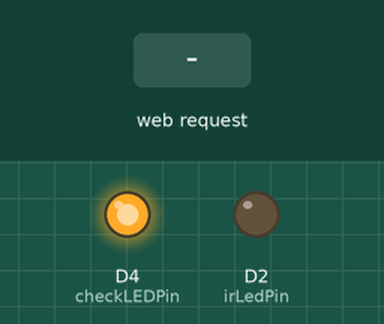
Recording of a sketch running on a simulated ESP8266 (NodeMCU). On the bench: output pins drawn as LEDs (lit = HIGH). The test bench sets the inputs (shaded band). WiFi joins after 1.5 s; servers stay silent unless stated; what the sketch prints to the serial monitor is not drawn.

Above: at 1.7 s.
At 3.0 s:
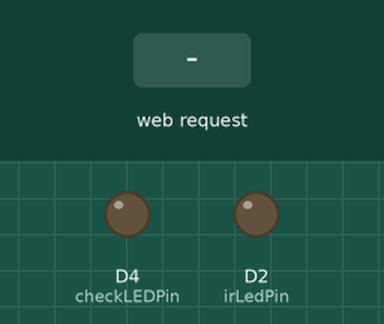
3.1 s: HTTP request GET /cmd/ received
At 3.8 s:
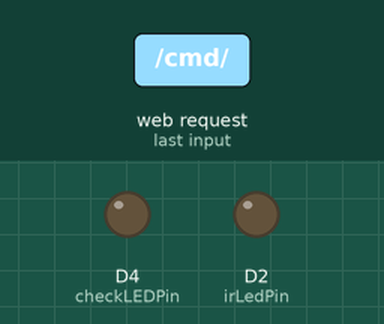
Timing chart, 0 to 6.1 s (numbered marks = the images above; inputs shaded):
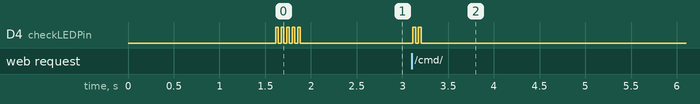

The sketch:

NodeMCU_ACRemoteTCP.ino
```cpp
#include <OneWire.h>
#include <IRremoteESP8266.h>
#include <IRremoteInt.h>

#include <ESP8266WiFi.h>
#include <WiFiUdp.h>

// TCP server settings
WiFiServer server(80);
bool irCommandPresent = false;
char packetBuffer[39];

// MAXIMUM SIZE OF THE PAYLOAD
#define MAX_PAYLOAD 20

#define PAYLOAD_SIZE 19

#define INTRO_SIZE 8

// payload description -- IR commands timings and info
const int freq = 38; // 38 KHz
const int irOne = 1300;
const int irZero = 400;
const int irSpace = 400;
const int irSeparator = 9800;
const int irLock1 = 3500;
const int irLock2 = 1700;
const byte irIntro[INTRO_SIZE] = {
  0x40, 0x04, 0x07, 0x20,
  0x00, 0x00, 0x00, 0x60
}; // hexadecimal code for opening sequence

byte payload[PAYLOAD_SIZE];

boolean expectData = false;

byte command = 0;
boolean commandProcessed = false;
long timeout;
unsigned char message[20];

long usbTimeoutMs = 1000;


const int checkLEDPin = D4;
const int irLedPin = D2;
int inputIndex = 0;

// IR sender (from IRremote.h) - sets the pin and PWM properly
IRsend irsend(irLedPin);

void okResponse(WiFiClient client) {
  client.println("HTTP/1.1 200 OK");
  client.println("Content-Type: application/json");
  client.println();
  client.println("{\"message\":\"Ok\"}");
}

void badRequestResponse(WiFiClient client) {
  client.println("HTTP/1.1 400 Bad Request");
  client.println("Content-Type: application/json");
  client.println();
  client.println("{\"message\":\"Bad request\"}");
}

void flashLED() {
  flashLED(1);
}

void flashLED(int times) {
  for (int i = 0 ; i < times ; i++) {
    digitalWrite(checkLEDPin, HIGH);
    delay (30);
    digitalWrite(checkLEDPin, LOW);
    if (i < times - 1) {
      delay(30);
    }
  }
}

void setup() {
  Serial.begin(115200);
  delay(10);
  WiFi.hostname("AC Remote");
  WiFi.begin("The-LAN-Before-Time", "freewifi");

  Serial.println("");
  Serial.print("Connecting");
  while (WiFi.status() != WL_CONNECTED) {
    delay(200);
    Serial.print(".");
  }

  Serial.println("");
  Serial.println("WiFi connected");

  // Start the server
  server.begin();
  Serial.println("Server started");

  // Print the IP address
  Serial.println(WiFi.localIP());

  pinMode(irLedPin, OUTPUT);
  pinMode(checkLEDPin, OUTPUT);
  flashLED(5);
}

void loop() {
  processPrevRequest();
  processNextRequest();
}

void emitIRCommand(byte* payload, int payloadSize) {
  Serial.println("Emitting");
  int l = 0;
  // set the PWM for the LED to 38KHz
  irsend.enableIROut(38);
  // send the Lock sequence
  irsend.mark(irLock1);
  irsend.space(irLock2);

  // send the intro part
  for (int s = 0 ; s < INTRO_SIZE ; s++ ) {
    for (int i = 7 ; i >= 0 ; i--) { // Most Significant Bit comes first
      irsend.mark(irSpace);
      irsend.space((irIntro[s] >> i) &  1 == 1 ? irOne : irZero);
    }
  }
  // send the separators and Lock sequence
  irsend.mark(irSpace);
  irsend.space(irSeparator);
  irsend.mark(irLock1);
  irsend.space(irLock2);

  // send the payload itself
  for (int s = 0 ; s < payloadSize ; s++ ) {
    for (int i = 7 ; i >= 0 ; i--) { // Most Significant Bit comes first
      irsend.mark(irSpace);
      irsend.space((payload[s] >> i) & 1 == 1 ? irOne : irZero);
    }
  }
  // end communication
  irsend.mark(irSpace);
  irsend.space(0);
}

void processBuffer() {
  byte cmdIndex = 0;
  char hexConvert[5] = "0x";

  // ASCII is received
  for (int i = 0 ; i < 19 ; i++) {
    hexConvert[2] = packetBuffer[cmdIndex++];
    hexConvert[3] = packetBuffer[cmdIndex++];
    hexConvert[4] = '\0';
    // convert the received chars to a numeric value in payload[i]
    payload[i] = (int)strtol(hexConvert, NULL, 0);
  }
}

void processPrevRequest() {
  Serial.println("Looking for prepared request");
  if (irCommandPresent) {
    Serial.println("Processing prepared request");
    processBuffer();
    emitIRCommand(payload, PAYLOAD_SIZE);
    flashLED(2);
    memset(packetBuffer, 0, sizeof packetBuffer);

    irCommandPresent = false;
  }
}

void processNextRequest() {
  Serial.println("Processing next request");
  // Check if a client has connected
  WiFiClient client = server.available();

  if (!client) {
    return;
  }

  // Wait until the client sends some data
  Serial.println("New client!");
  int timeoutTicker = 0;
  while (!client.available()) {
    timeoutTicker++;
    Serial.print(".");
    delay(2);

    if (timeoutTicker >= 100) {
      client.stop();
      return;
    }
  }
  Serial.println();

  // Read the first line of the request
  String req = client.readStringUntil('\r');
  Serial.println(req);

  client.flush();

  int foundCmd = req.indexOf("/cmd/");
  if (foundCmd != -1) {
    String cmd = req.substring(foundCmd + 5); // 5 = length of "/cmd/"

    cmd.toCharArray(packetBuffer, sizeof(packetBuffer));

    irCommandPresent = true;

    Serial.print("CMD: ");
    Serial.println(packetBuffer);

    okResponse(client);
    client.stop();
    return;
  }
  else {
    Serial.println("Invalid request");
    badRequestResponse(client);
    delay(5);
    client.stop();
    return;
  }
}
```

Measured:
- after the input at 3.1 s, D4 (checkLEDPin): alternates HIGH for 0.03 s and LOW for 0.03 s, 4 changes in all, then stays LOW, starting at once
